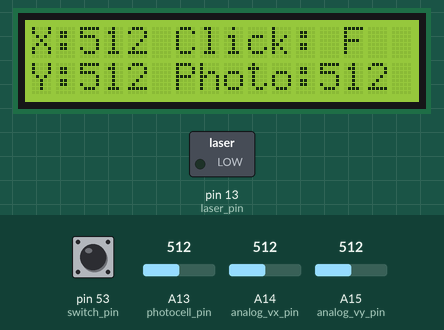
This sketch was run on a simulated Arduino Mega 2560, built with avr-gcc and run on an emulated ATmega2560. On the bench: 16×2 character LCD, switched loads named in the sketch (green lamp = pin HIGH). Inputs (shaded band) come from the test bench; at power-on: pin 53 (switch_pin) HIGH, A13 (photocell_pin) = 512, A14 (analog_vx_pin) = 512, A15 (analog_vy_pin) = 512. What the sketch prints to the serial monitor is not drawn.

Above: at 1.2 s.
1.3 s: pin 53 (switch_pin) pulled LOW for 1 s
At 2.2 s:
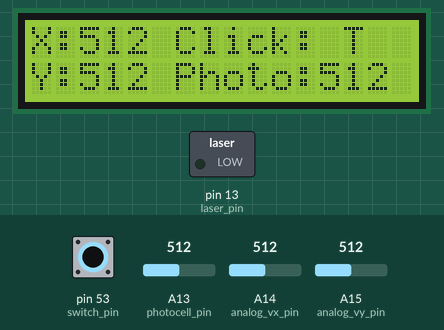
3.8 s: A13 (photocell_pin) set to 716
At 5.0 s:
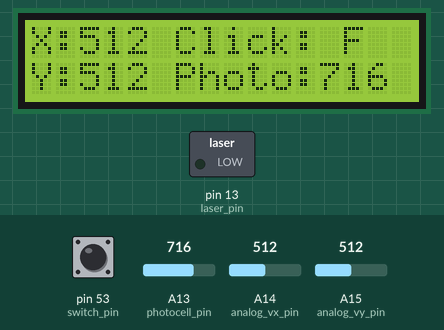
5.3 s: A14 (analog_vx_pin) set to 716
At 6.3 s:
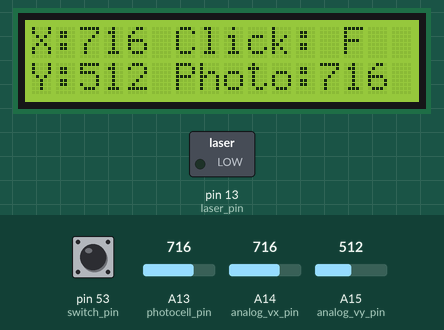
6.8 s: A15 (analog_vy_pin) set to 716
At 7.4 s:
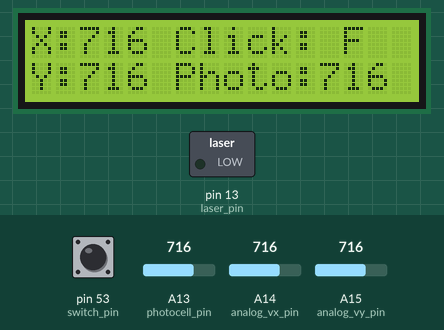
8.3 s: A13 (photocell_pin) set to 900
At 9.5 s:
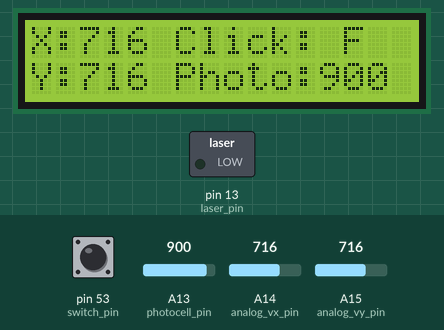
9.8 s: A14 (analog_vx_pin) set to 900
At 10.9 s:
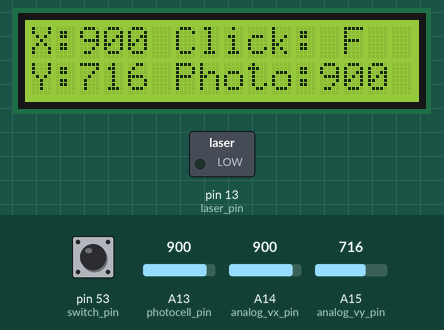
Timing chart, 0 to 12.3 s (numbered marks = the images above; inputs shaded):
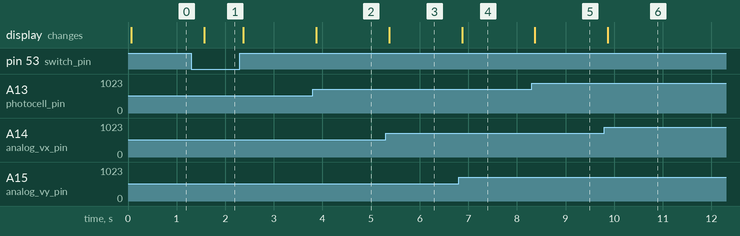

Measured:
- after the input at 1.3 s, the display: changes after 0.27 s (image 1)
- after the input at 3.8 s, the display: changes after 0.07 s (image 2)
- after the input at 5.3 s, the display: changes after 0.07 s (image 3)
- after the input at 6.8 s, the display: changes after 0.07 s (image 4)
- after the input at 8.3 s, the display: changes after 0.07 s (image 5)
- after the input at 9.8 s, the display: changes after 0.07 s (image 6)

The sketch:

base_station.ino
```cpp
 #include <LiquidCrystal.h>
 #include "scheduler.h"
 #include "arduino.h"

int led = 13;           // the PWM pin the LED is attached to
int pwm = 0;    // how bright the LED is
int fade_amount = 0;    // how many points to fade the LED by

int analog_vy_pin = A15;
int analog_vx_pin = A14;
int switch_pin = 53;
//One in Ground, one in digital PWM
int laser_pin = 13;
//One in ground, one in 5v
int photocell_pin = A13;

int vy = 0;
int vx = 0;
uint16_t idle_pin = 7;
int previous_x = -1;
int previous_y = -1;
int switch_value = 0;
int num_switch_zeros = 0;
bool switch_clicked = false;
double alpha = 0.1;
int diff;
int photocell_value;

int MID_VAL = 520;
int NOISE_BAND = 5;

const int pin_RS = 8;
const int pin_EN = 9;
const int pin_d4 = 4;
const int pin_d5 = 5;
const int pin_d6 = 6;
const int pin_d7 = 7;
const int pin_BL = 10;

LiquidCrystal lcd( pin_RS,  pin_EN,  pin_d4,  pin_d5,  pin_d6,  pin_d7);


void setup() {
  // put your setup code here, to run once:
  Serial.begin(9600);
  Serial1.begin(9600);
  pinMode(LED_BUILTIN, OUTPUT);
  pinMode(laser_pin, OUTPUT);
  lcd.begin(16, 2);
  lcd.setCursor(0, 0);
  Scheduler_Init();
  Scheduler_StartTask(0,100,read_photocell_task);
  Scheduler_StartTask(0,100,read_stick_down_task);
  Scheduler_StartTask(0,100,read_stick_pos_task);
  Scheduler_StartTask(0,50,send_data_task);
  Scheduler_StartTask(0,100,print_to_lcd_task);
}

void sendData(int x, int y, bool switch_clicked){
  Serial1.print('>');
  Serial1.print(x);
  Serial1.write(',');
  Serial1.print(y);
  Serial1.write(',');
  if(switch_clicked){
    Serial1.print(1);
  }else{
    Serial1.print(0);
  }
  Serial1.write('\n');
}

void print_to_lcd(int x, int y, int photosensor, bool switch_clicked){
  lcd.clear();
  lcd.setCursor(0,0);
  lcd.print("X:");
  lcd.print(x);
  lcd.print(" ");
  lcd.print("Click: ");
  if(switch_clicked){
    lcd.print("T");
  }else{
    lcd.print("F");
  }
  lcd.setCursor(0,1);
  lcd.print("Y:");
  lcd.print(y);
  lcd.print(" Photo:");
  lcd.print(photosensor);

}

void adjust_laser(bool switch_clicked){
   if(switch_clicked){
      analogWrite(laser_pin, 255);
   }else{
      analogWrite(laser_pin, 0);
   }
}

//Photocell
void read_photocell_task(){
  photocell_value = analogRead(photocell_pin);
  Serial.print("Photocell value: ");
  Serial.write(photocell_value);
  Serial.print('\n');
}

// idle task, from Neil's time triggered scheduling
void idle(uint32_t idle_period)
{
  // this function can perform some low-priority task while the scheduler has nothing to run.
  // It should return before the idle period (measured in ms) has expired.  For example, it
  // could sleep or respond to I/O.

  // example idle function that just pulses a pin.
  digitalWrite(idle_pin, HIGH);
  delay(idle_period);
  digitalWrite(idle_pin, LOW);
}

//Stick
void read_stick_down_task(){
  switch_value = digitalRead(switch_pin);

  if(switch_value == 0){
     num_switch_zeros++;
  }else if(switch_value == 1){
     num_switch_zeros = 0;
     switch_clicked = false;
     Serial.print("\nSwitch off\n");
  }
  if(num_switch_zeros >= 3){
    Serial.print("\nSwitch on\n");
    switch_clicked = true;
    num_switch_zeros = 0;
  }
  Serial.print("\nSwitch value: ");
  Serial.print(switch_value);
  Serial.print("\n");

}

//Vx, vy
void read_stick_pos_task() {
  vy = analogRead(analog_vy_pin);
  vx = analogRead(analog_vx_pin);

    Serial.write((char) vx);
//  Serial.print(" ");
//  Serial.print(vy);
//  Serial.print('\n');
}

//Send data
void send_data_task() {
  sendData(vx, vy, switch_clicked);
}

void print_to_lcd_task(){
  print_to_lcd(vx, vy, photocell_value, switch_clicked);
}

int exponential(int current_value, int previous_value){
  return (int)(alpha * (double)current_value) + ((1 - alpha) * (double)previous_value)  ;
}

void loop() {
  uint32_t idle_period = Scheduler_Dispatch();
  if (idle_period)
  {
    idle(idle_period);
  }

}
```

scheduler.cpp
```cpp
/*
 * scheduler.cpp
 *
 *  Created on: 17-Feb-2011
 *      Author: nrqm
 *      Based on code by Jacob Schwartz
 */
#include "scheduler.h"

#include "arduino.h"
#include <avr/interrupt.h>

typedef struct
{
	int32_t period;
	int32_t remaining_time;
	uint8_t is_running;
	task_cb callback;
} task_t;

task_t tasks[MAXTASKS];

uint32_t last_runtime;

void Scheduler_Init()
{
	last_runtime = millis();
}

void Scheduler_StartTask(int16_t delay, int16_t period, task_cb task)
{
	static uint8_t id = 0;
	if (id < MAXTASKS)
	{
		tasks[id].remaining_time = delay;
		tasks[id].period = period;
		tasks[id].is_running = 1;
		tasks[id].callback = task;
		id++;
	}
}

uint32_t Scheduler_Dispatch()
{
	uint8_t i;

	uint32_t now = millis();
	uint32_t elapsed = now - last_runtime;
	last_runtime = now;
	task_cb t = NULL;
	uint32_t idle_time = 0xFFFFFFFF;

	// update each task's remaining time, and identify the first ready task (if there is one).
	for (i = 0; i < MAXTASKS; i++)
	{
		if (tasks[i].is_running)
		{
			// update the task's remaining time
			tasks[i].remaining_time -= elapsed;
			if (tasks[i].remaining_time <= 0)
			{
				if (t == NULL)
				{
					// if this task is ready to run, and we haven't already selected a task to run,
					// select this one.
					t = tasks[i].callback;
					tasks[i].remaining_time += tasks[i].period;
				}
				idle_time = 0;
			}
			else
			{
				idle_time = min((uint32_t)tasks[i].remaining_time, idle_time);
			}
		}
	}
	if (t != NULL)
	{
		// If a task was selected to run, call its function.
		t();
	}
	return idle_time;
}
```

scheduler.h
```cpp
/*
 * scheduler.h
 *
 *  Created on: 17-Feb-2011
 *      Author: nrqm
 */

#ifndef SCHEDULER_H_
#define SCHEDULER_H_

#include <avr/io.h>

///Up to this many tasks can be run, in addition to the idle task
#define MAXTASKS	8

///A task callback function
typedef void (*task_cb)();

/**
 * Initialise the scheduler.  This should be called once in the setup routine.
 */
void Scheduler_Init();

/**
 * Start a task.
 * The function "task" will be called roughly every "period" milliseconds starting after "delay" milliseconds.
 * The scheduler does not guarantee that the task will run as soon as it can.  Tasks are executed until completion.
 * If a task misses its scheduled execution time then it simply executes as soon as possible.  Don't pass stupid
 * values (e.g. negatives) to the parameters.
 *
 * \param id The tasks ID number.  This must be between 0 and MAXTASKS (it is used as an array index).
 * \param delay The task will start after this many milliseconds.
 * \param period The task will repeat every "period" milliseconds.
 * \param task The callback function that the scheduler is to call.
 */
void Scheduler_StartTask(int16_t delay, int16_t period, task_cb task);

/**
 * Go through the task list and run any tasks that need to be run.  The main function should simply be this
 * function called as often as possible, plus any low-priority code that you want to run sporadically.
 */
uint32_t Scheduler_Dispatch();

#endif /* SCHEDULER_H_ */
```
